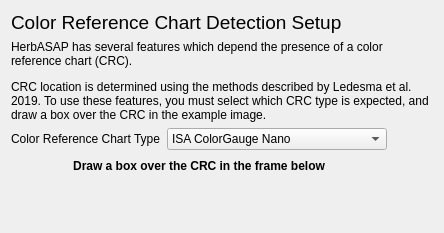
  <widget class="QWizardPage" name="ccRead_setup_page1">
   <layout class="QGridLayout" name="gridLayout_9">
    <item row="2" column="0">
     <layout class="QGridLayout" name="gridLayout_2">
      <item row="0" column="1">
       <widget class="QComboBox" name="comboBox_crcType">
        <property name="sizePolicy">
         <sizepolicy hsizetype="MinimumExpanding" vsizetype="Fixed">
          <horstretch>0</horstretch>
          <verstretch>0</verstretch>
         </sizepolicy>
        </property>
        <property name="currentIndex">
         <number>1</number>
        </property>
        <item>
         <property name="text">
          <string>CameraTrax 24 ColorCard (2&quot; x 3&quot;)</string>
         </property>
        </item>
        <item>
         <property name="text">
          <string>ISA ColorGauge Nano</string>
         </property>
        </item>
        <item>
         <property name="text">
          <string>Tiffen / Kodak Q-13  (8&quot;)</string>
         </property>
        </item>
        <item>
         <property name="text">
          <string>X-Rite ColorChecker Passport</string>
         </property>
        </item>
        <item>
         <property name="text">
          <string>X-Rite ColorChecker Classic</string>
         </property>
        </item>
       </widget>
      </item>
      <item row="0" column="0">
       <widget class="QLabel" name="label_26">
        <property name="text">
         <string>Color Reference Chart Type</string>
        </property>
       </widget>
      </item>
     </layout>
    </item>
    <item row="4" column="1">
     <spacer name="verticalSpacer_4">
      <property name="orientation">
       <enum>Qt::Vertical</enum>
      </property>
      <property name="sizeHint" stdset="0">
       <size>
        <width>20</width>
        <height>40</height>
       </size>
      </property>
     </spacer>
    </item>
    <item row="3" column="0">
     <widget class="QLabel" name="label_24">
      <property name="font">
       <font>
        <weight>75</weight>
        <bold>true</bold>
       </font>
      </property>
      <property name="text">
       <string>Draw a box over the CRC in the frame below</string>
      </property>
      <property name="alignment">
       <set>Qt::AlignCenter</set>
      </property>
     </widget>
    </item>
    <item row="3" column="1">
     <spacer name="horizontalSpacer_4">
      <property name="orientation">
       <enum>Qt::Horizontal</enum>
      </property>
      <property name="sizeHint" stdset="0">
       <size>
        <width>40</width>
        <height>20</height>
       </size>
      </property>
     </spacer>
    </item>
    <item row="0" column="0" colspan="2">
     <widget class="QLabel" name="label_34">
      <property name="font">
       <font>
        <pointsize>14</pointsize>
       </font>
      </property>
      <property name="text">
       <string>Color Reference Chart Detection Setup</string>
      </property>
     </widget>
    </item>
    <item row="1" column="0" colspan="2">
     <widget class="QLabel" name="label_33">
      <property name="text">
       <string>&lt;html&gt;&lt;head/&gt;&lt;body&gt;&lt;p&gt;HerbASAP has several features which depend the presence of a color reference chart (CRC).&lt;/p&gt;&lt;p&gt;CRC location is determined using the methods described by Ledesma et al. 2019. To use these features, you must select which CRC type is expected, and draw a box over the CRC in the example image.&lt;/p&gt;&lt;/body&gt;&lt;/html&gt;</string>
      </property>
      <property name="wordWrap">
       <bool>true</bool>
      </property>
     </widget>
    </item>
    <item row="4" column="0">
     <widget class="QFrame" name="crc_annotation_layout_2">
      <property name="sizePolicy">
       <sizepolicy hsizetype="Preferred" vsizetype="Preferred">
        <horstretch>0</horstretch>
        <verstretch>0</verstretch>
       </sizepolicy>
      </property>
      <layout class="QVBoxLayout" name="crc_annotation_layout"/>
     </widget>
    </item>
   </layout>
  </widget>
